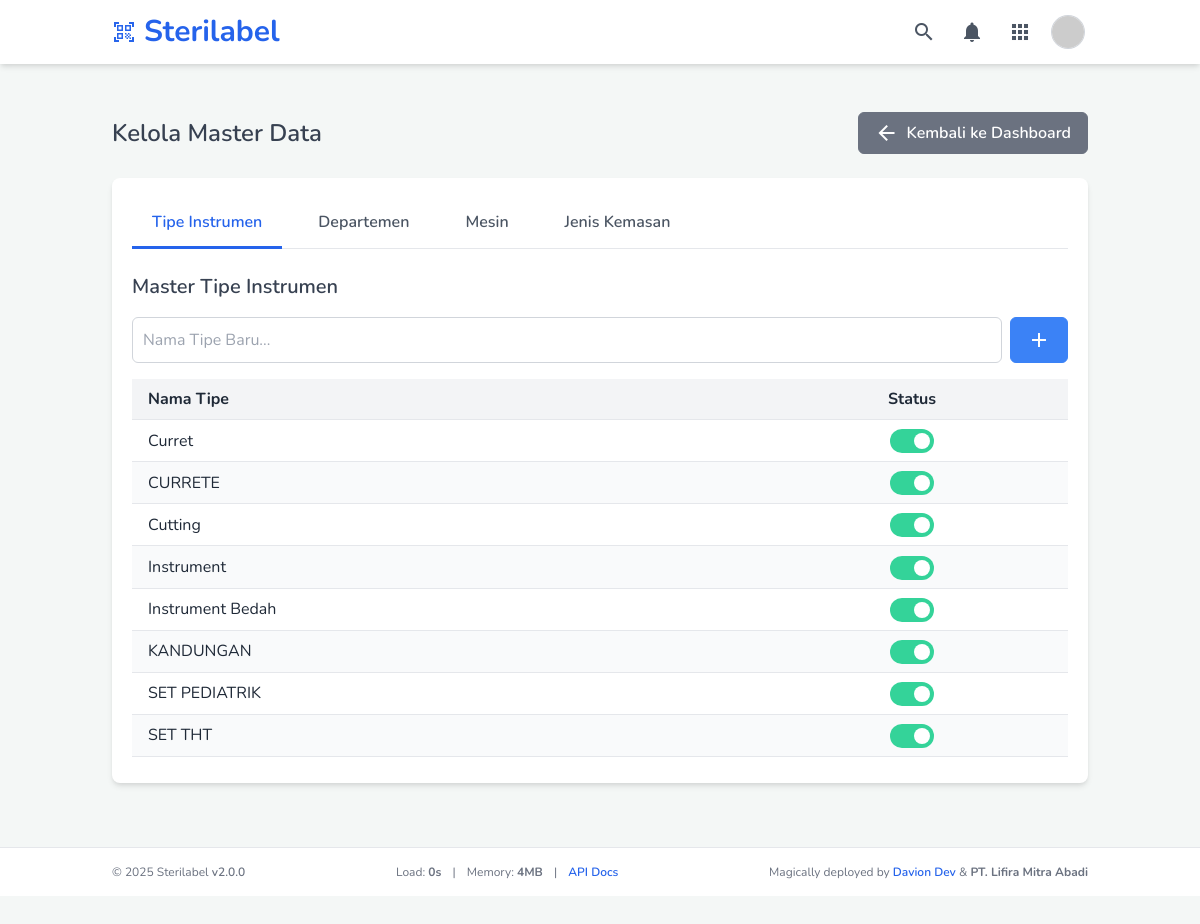
The page /manage_master_data.php (signed in) on the database its author committed.
### tables this page shows
CREATE TABLE `instrument_types` (
  `type_id` int(11) NOT NULL,
  `type_name` varchar(100) NOT NULL,
  `is_active` tinyint(1) NOT NULL DEFAULT 1,
  `created_at` timestamp NOT NULL DEFAULT current_timestamp()
);

### manage_master_data.php (the view, shortened to what this page needs)
<?php
require_once 'header.php';
$instrumentTypes = [];
$dbErrorMessage = '';
$conn = connectToDatabase();
if ($conn) {
    $sqlTypes = "SELECT type_id, type_name, is_active FROM instrument_types ORDER BY type_name ASC";
    if ($resultTypes = $conn->query($sqlTypes)) {
        while ($row = $resultTypes->fetch_assoc()) $instrumentTypes[] = $row;
    } else {
        $dbErrorMessage .= " Gagal memuat data Tipe Instrumen. ";
    }
} else {
    $dbErrorMessage = "Koneksi database gagal.";
}
?>
<main class="container mx-auto px-6 py-8">
    <div class="flex justify-between items-center mb-6">
        <h2 class="text-2xl font-semibold text-gray-700">Kelola Master Data</h2>
        <a href="index.php" class="btn btn-secondary">
            <span class="material-icons mr-2">arrow_back</span>Kembali ke Dashboard
        </a>
    </div>
    <div class="card">
        <div class="border-b border-gray-200">
            <nav class="flex -mb-px space-x-4" aria-label="Tabs">
                <button class="tab-link active" data-target="tab-types">Tipe Instrumen</button>
                <button class="tab-link" data-target="tab-departments">Departemen</button>
                <button class="tab-link" data-target="tab-machines">Mesin</button>
                <button class="tab-link" data-target="tab-packaging">Jenis Kemasan</button>
            </nav>
        </div>
        <div id="tab-types" class="tab-content active">
            <h3 class="text-xl font-semibold text-gray-700 mb-4">Master Tipe Instrumen</h3>
            <form action="php_scripts/master_data_add.php" method="POST" class="flex gap-2 mb-4">
                <input type="text" name="name" class="form-input flex-grow" placeholder="Nama Tipe Baru..." required>
                <button type="submit" class="btn btn-primary"><span class="material-icons">add</span></button>
            </form>
            <div class="overflow-x-auto max-h-96">
                <table class="w-full table-auto">
                    <thead><tr class="bg-gray-100"><th class="px-4 py-2 text-left">Nama Tipe</th><th class="px-4 py-2 text-center">Status</th></tr></thead>
                    <tbody>
                        <?php foreach ($instrumentTypes as $type): ?>
                            <tr class="<?php echo $type['is_active'] ? '' : 'inactive-row'; ?>">
                                <td class="border-t px-4 py-2"><?php echo htmlspecialchars($type['type_name']); ?></td>
                                <td class="border-t px-4 py-2 text-center">
                                    <form action="php_scripts/master_data_toggle_status.php" method="POST" class="toggle-form">
                                        <label class="toggle-switch">
                                            <span class="toggle-slider"></span>
                                        </label>
                                    </form>
                                </td>
                            </tr>
                        <?php endforeach; ?>
                    </tbody>
                </table>
            </div>
        </div>
    </div>
</main>
<?php require_once 'footer.php'; ?>

### assets/css/style.css (style rules this page uses)
body { font-family: 'Nunito', sans-serif; background-color: #f4f7f6; }
.material-icons { vertical-align: middle; }
.card { background-color: white; border-radius: 8px; box-shadow: 0 4px 6px -1px rgba(0,0,0,0.1), 0 2px 4px -1px rgba(0,0,0,0.06); padding: 20px; transition: all 0.3s ease-in-out; }
.form-input, .form-select { width: 100%; padding: 10px; border: 1px solid #d1d5db; border-radius: 6px; transition: border-color 0.2s ease, box-shadow 0.2s ease; background-color: white; }
.btn { padding: 8px 16px; border-radius: 6px; font-weight: 600; transition: all 0.2s ease; display: inline-flex; align-items: center; justify-content: center; cursor: pointer; text-decoration: none; border: 1px solid transparent; }
.btn-primary { background-color: #3b82f6; color: white; border-color: #3b82f6; }
.btn-secondary { background-color: #6b7280; color: white; border-color: #6b7280; }
.table-auto tbody tr:nth-child(even) { background-color: #f9fafb; }

### manage_master_data.php (style rules this page uses)
.tab-link { padding: 0.75rem 1.25rem; cursor: pointer; border-bottom: 3px solid transparent; transition: all 0.2s ease-in-out; color: #4b5563; font-weight: 600; }
.tab-link.active { color: #2563eb; border-bottom-color: #2563eb; }
.tab-content { display: none; padding-top: 1.5rem; }
.tab-content.active { display: block; }
.toggle-switch { position: relative; display: inline-block; width: 44px; height: 24px; }
.toggle-slider { position: absolute; cursor: pointer; top: 0; left: 0; right: 0; bottom: 0; background-color: #ccc; transition: .4s; border-radius: 24px; }
.toggle-slider:before { position: absolute; content: ""; height: 16px; width: 16px; left: 4px; bottom: 4px; background-color: white; transition: .4s; border-radius: 50%; }
input:checked + .toggle-slider { background-color: #34d399; }
input:checked + .toggle-slider:before { transform: translateX(20px); }
.toggle-form { display: inline-block; vertical-align: middle; }

### rows shown on the page
instrument_types: type_name "Curret"
instrument_types: type_name "CURRETE"
instrument_types: type_name "Cutting"
instrument_types: type_name "Instrument"
instrument_types: type_name "Instrument Bedah"
instrument_types: type_name "KANDUNGAN"
instrument_types: type_name "SET PEDIATRIK"
instrument_types: type_name "SET THT"

### other values the page prints
$appInstanceName "Sterilabel"
$appInstanceNameForFooter "Sterilabel"
APP_VERSION "2.0.0"
$memory_usage "4"
